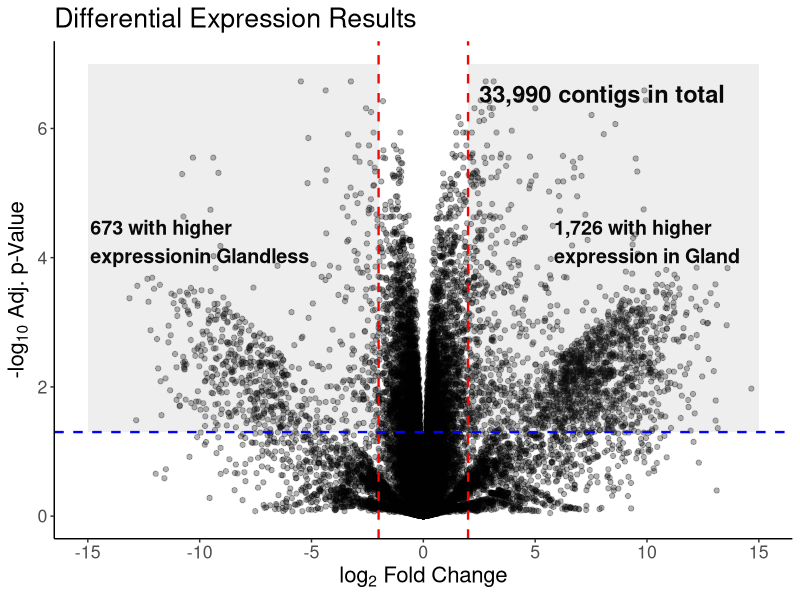
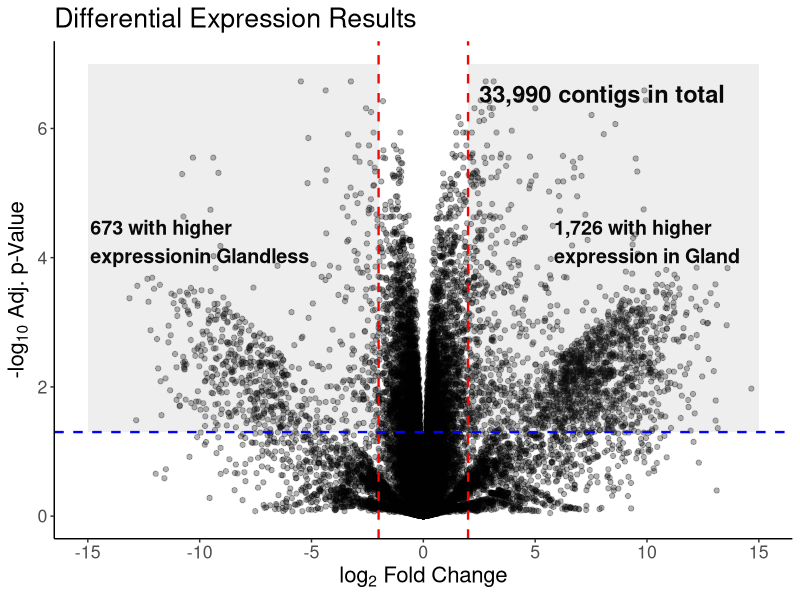
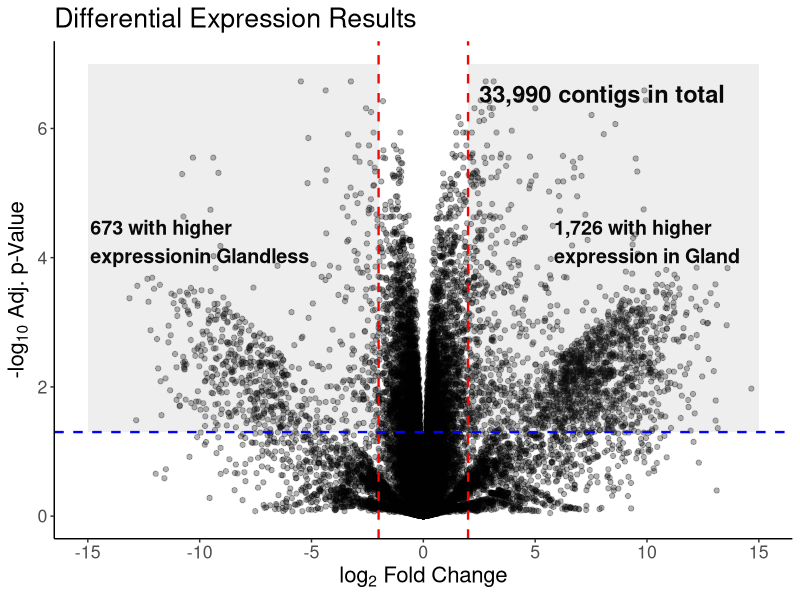

R code for these plots, in order:
library(dplyr)
library(ggplot2)


# Read differential expressed statistics results
UBC_dea_stats <- read.delim("results/ubc_dea_results.txt",
                            header = TRUE, stringsAsFactors = FALSE)
str(UBC_dea_stats)
# 'data.frame':	33989 obs. of  3 variables:


x_bound <- max(ceiling(abs(UBC_dea_stats$logFC)))
y_bound <- max(ceiling(-log10(UBC_dea_stats$adj.P.Val)))


(volcano <- ggplot(UBC_dea_stats, aes(x = logFC, y = -log10(adj.P.Val))) + 
    geom_point(shape = 21, colour = 'black', fill = 'black', alpha = 0.3) +
    
    # Add break points on x-axis to show min, max, log2FC threshold
    scale_x_continuous(breaks = c(seq(-x_bound, x_bound, 5))) +
    
    scale_y_continuous(breaks = c(seq(0, y_bound, 2))) +
    
    theme_classic() +
    
    # Define text size and remove grid lines
    theme(text = element_text(size = 16),
          legend.text = element_text(size = 16),
          panel.grid.major = element_blank(), 
          panel.grid.minor = element_blank()) +
    
    # Add line to show log2FC and adj p-value threshold
    geom_hline(yintercept = -log10(0.05), 
               colour = "blue", linetype = 2, size = 0.8) +
    geom_vline(xintercept = c(-2, 2), colour = "red", 
               linetype = 2, size = 0.8) + 
    
    # Add title for plot, x and y-axis
    labs(title = "Differential Expression Results",
         x = expression(paste('log'[2], ' Fold Change')), 
         y = expression(paste('-log'[10], ' Adj. p-Value'))) + 
    
    annotate("text", x = 8, y = 6.5, size = 6,
             label = expression(bold("33,990 contigs in total"))) +
    
    annotate("text", x = 10, y = 4, size = 5,
             label = expression(bold("1,726 with higher\nexpression in Gland"))) +
    
    annotate("rect", xmin = 2, xmax = x_bound, 
             ymin = 1.3, ymax = y_bound, alpha = .1) +
    
    annotate("text", x = -10, y = 4, size = 5,
             label = expression(bold("673 with higher\nexpressionin Glandless"))) +
    
    annotate("rect", xmin = -2, xmax = -x_bound,
             ymin = 1.3, ymax = y_bound, alpha = .1)
)

ggsave("results/figures/UBC_volcano.svg", plot = volcano,
       width = 4000, height = 2500, units = 'px')

ggsave("results/figures/UBC_volcano.jpg", plot = volcano,
       width = 4000, height = 2500, units = 'px')
